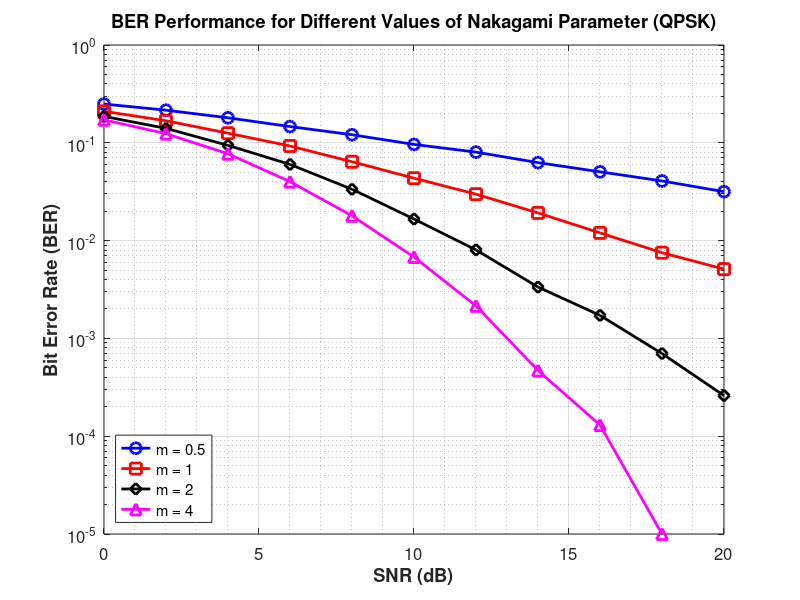

Write the MATLAB code that produced this figure.
clc;
clear;
close all;

Nbits = 100000;
SNRdB = 0:2:20;

mValues = [0.5 1 2 4];
Omega = 1;

BER = zeros(length(mValues),length(SNRdB));

for mIndex = 1:length(mValues)

    m = mValues(mIndex);

    for k = 1:length(SNRdB)

        bits = randi([0 1],Nbits,1);

        bits = bits(1:floor(length(bits)/2)*2);

        I = 2*bits(1:2:end)-1;
        Q = 2*bits(2:2:end)-1;

        tx = (I + 1j*Q)/sqrt(2);

        h = sqrt(gamrnd(m,Omega/m,length(tx),1));

        fadedSignal = h .* tx;

        snrLinear = 10^(SNRdB(k)/10);

        signalPower = mean(abs(fadedSignal).^2);

        noisePower = signalPower/snrLinear;

        noise = sqrt(noisePower/2) .* ...
               (randn(size(tx)) + ...
                1j*randn(size(tx)));

        rx = fadedSignal + noise;

        rx = rx ./ h;

        rxBits = zeros(length(bits),1);

        rxBits(1:2:end) = real(rx) > 0;
        rxBits(2:2:end) = imag(rx) > 0;

        BER(mIndex,k) = ...
            sum(bits~=rxBits)/length(bits);

    end

end

figure('Color','white');

semilogy(SNRdB,BER(1,:),...
         'o-b',...
         'LineWidth',2,...
         'MarkerSize',8);
hold on;

semilogy(SNRdB,BER(2,:),...
         's-r',...
         'LineWidth',2,...
         'MarkerSize',8);

semilogy(SNRdB,BER(3,:),...
         'd-k',...
         'LineWidth',2,...
         'MarkerSize',8);

semilogy(SNRdB,BER(4,:),...
         '^-m',...
         'LineWidth',2,...
         'MarkerSize',8);

grid on;
grid minor;
box on;

xlabel('SNR (dB)',...
       'FontSize',13,...
       'FontWeight','bold');

ylabel('Bit Error Rate (BER)',...
       'FontSize',13,...
       'FontWeight','bold');

title('BER Performance for Different Values of Nakagami Parameter (QPSK)',...
      'FontSize',14,...
      'FontWeight','bold');

legend('m = 0.5',...
       'm = 1',...
       'm = 2',...
       'm = 4',...
       'Location','southwest');

set(gca,'FontSize',12);

axis([0 20 1e-5 1]);

exportgraphics(gcf,...
'Figure_5_6_Nakagami_m_Comparison.png',...
'Resolution',300);
